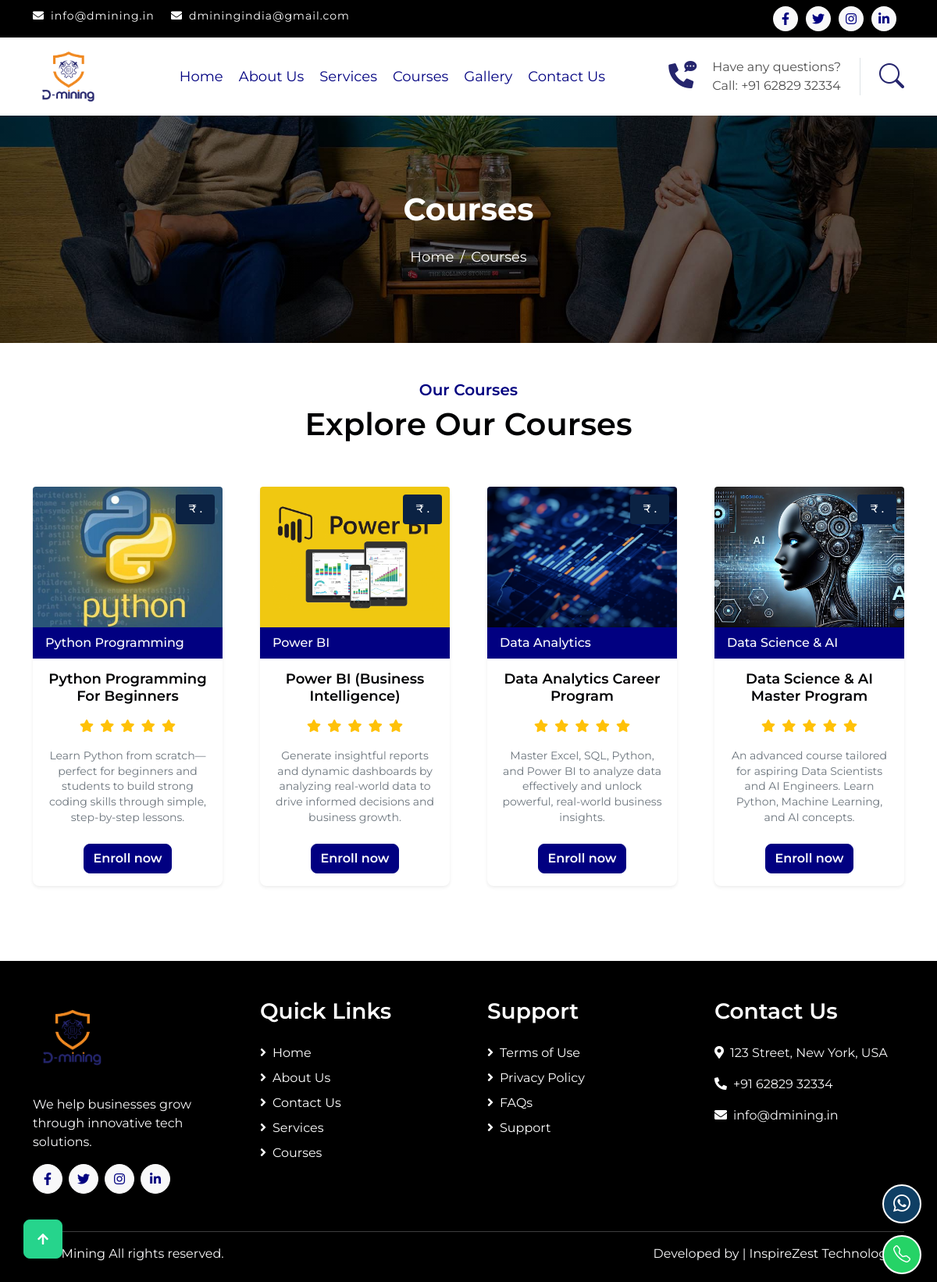
Page /courses/ on the committed database.
### DMININGapp/models.py (models this page shows, shortened)
class Course(models.Model):
    title = models.CharField(max_length=200)
    category = models.CharField(max_length=100)
    price = models.CharField(max_length=50)
    rating = models.IntegerField(default=5)
    iimage = models.ImageField(upload_to='static/courses/', null=True, blank=True)
    short_description = models.TextField()
    delay = models.CharField(max_length=10, default=".3s")  # For animation delay
    modal_target = models.CharField(max_length=50, default="#")  # e.g., "#modalPython"

### DMININGapp/views.py (the view)
# urls.py: path('courses/', views.courses, name='courses'),
def courses(request):
    courses = Course.objects.all()
    modals = CourseModal.objects.all()
    return render(request, 'courses.html', {
        "courses": courses
        , "modals": modals
    })

### templates/courses.html (shortened to what this page needs)
{% extends 'base.html' %}
{% block content %}
<div class="container-fluid page-header py-5">
  <div class="container text-center py-5">
    <h1 class="display-2 text-white mb-4 animated slideInDown">Courses</h1>
    <nav aria-label="breadcrumb animated slideInDown">
      <ol class="breadcrumb justify-content-center mb-0">
        <li class="breadcrumb-item">
          <a href="#">Home</a>
        </li>
        <li class="breadcrumb-item active" aria-current="page">Courses</li>
      </ol>
    </nav>
  </div>
</div>
<div class="container-fluid services py-5 mb-5">
  <div class="container">
    <div class="text-center mx-auto pb-5 wow fadeIn" data-wow-delay=".3s" style="max-width: 600px;">
      <h5 class="text-primary">Our Courses</h5>
      <h1>Explore Our Courses</h1>
    </div>
    <div class="row g-5 services-inner">
      {% for course in courses %}
      <div class="col-md-6 col-lg-3 wow fadeIn" data-wow-delay="{{ course.delay }}">
        <div class="course-card bg-white h-100 shadow-sm rounded" data-bs-toggle="modal"
          data-bs-target="{{ course.modal_target }}" style="cursor: pointer;">
          <div class="position-relative">
            <img src="{{ course.iimage.url }}" alt="{{ course.title }}" class="card-img-top"
              style="width: 100%; height: 180px; object-fit: cover; border-top-left-radius: 0.25rem; border-top-right-radius: 0.25rem;" />
            <div class="price-badge position-absolute" style="
              top: 10px;
              right: 10px;
              background: #0B2243;
              color: #fff;
              padding: 0.5rem 1rem;
              border-radius: 0.25rem;
              font-weight: 500;
              font-size: 0.9rem;">
              ₹ {{ course.price }}
            </div>
          </div>
          <div class="course-category bg-success text-white px-3 py-2">
            <span>{{ course.category }}</span>
          </div>
          <div class="card-body text-center px-3">
            <h5 class="card-title mb-3">{{ course.title }}</h5>
            <div class="star-rating mb-3">
              {% for i in "12345"|slice:":course.rating"|make_list %}
              <i class="fas fa-star text-warning"></i>
              {% endfor %}
            </div>
            <p class="text-muted small mb-4">
              {{ course.short_description }}
            </p>
            <button class="btn btn-success btn-block">Enroll now</button>
          </div>
        </div>
      </div>
      {% endfor %}
    </div>
  </div>
</div>
{% endblock %}

### templates/base.html (shortened to what this page needs)
{% load static %}
<!DOCTYPE html>
<html lang="en">
<head>
  <link href="https://cdnjs.cloudflare.com/ajax/libs/font-awesome/5.15.4/css/all.min.css" rel="stylesheet" />
  <link href="https://cdn.jsdelivr.net/npm/bootstrap-icons@1.4.1/font/bootstrap-icons.css" rel="stylesheet" />
  <link rel="stylesheet" href="https://cdn.jsdelivr.net/npm/bootstrap-icons@1.11.3/font/bootstrap-icons.css" />
  <link href="{% static 'lib/animate/animate.min.css' %}" rel="stylesheet" />
  <link href="{% static 'lib/owlcarousel/assets/owl.carousel.min.css' %}" rel="stylesheet" />
  <link href="{% static 'css/bootstrap.min.css' %}" rel="stylesheet" />
  <link href="{% static 'css/style.css' %}" rel="stylesheet" />
</head>
<body>
  <div class="container-fluid bg-dark py-2 d-none d-md-flex">
    <div class="container">
      <div class="d-flex justify-content-between topbar">
        <div class="top-info">
          <small class="me-3 text-white-50"><i class="fas fa-envelope me-2 text-white"></i>info@dmining.in</small>
          <small class="me-3 text-white-50"><i
              class="fas fa-envelope me-2 text-white"></i>dminingindia@gmail.com</small>
        </div>
        <div class="top-link">
          <a href="https://www.facebook.com/profile.php?id=61576335404647"
            class="bg-light btn btn-sm-square rounded-circle"><i class="fab fa-facebook-f text-primary"></i></a>
          <a href="#" class="bg-light btn btn-sm-square rounded-circle"><i class="fab fa-twitter text-primary"></i></a>
          <a href="https://www.instagram.com/dmining_india/" class="bg-light btn btn-sm-square rounded-circle"><i
              class="fab fa-instagram text-primary"></i></a>
          <a href="https://www.linkedin.com/public-profile/settings?lipi=urn%3Ali%3Apage%3Ad_flagship3_profile_self_edit_contact-info%3BrExB7SHITf%2Bwtva2YU%2BCrw%3D%3D"
            class="bg-light btn btn-sm-square rounded-circle"><i class="fab fa-linkedin-in text-primary"></i></a>
        </div>
      </div>
    </div>
  </div>
  <div class="container-fluid bg-primary">
    <div class="container">
      <nav class="navbar navbar-dark navbar-expand-lg py-0">
        <a href="{% url 'index' %}" class="navbar-brand"><img src="{% static 'img/dlogo.png' %}" alt="HighTech Logo"
            style="height: 90px;" /></a>
        <div class="collapse navbar-collapse" id="navbarCollapse">
          <div class="navbar-nav ms-auto mx-xl-auto p-0">
            <a href="{% url 'index' %}" class="nav-item nav-link">Home</a>
            <a href="{% url 'about' %}" class="nav-item nav-link">About Us</a>
            <a href="{% url 'services' %}" class="nav-item nav-link">Services</a>
            <a href="{% url 'courses' %}" class="nav-item nav-link">Courses</a>
            <a href="{% url 'gallery' %}" class="nav-item nav-link">Gallery</a>
            <a href="{% url 'contact' %}" class="nav-item nav-link">Contact Us</a>
          </div>
        </div>
        <div class="d-none d-xl-flex">
          <div class="d-flex align-items-center justify-content-center me-4">
            <a href="#" class="position-relative animated tada infinite">
              <i class="fa fa-phone-alt text fa-2x"></i>
              <span class="position-absolute" style="top: -7px; left: 20px;"><i
                  class="fa fa-comment-dots text"></i></span>
            </a>
          </div>
          <div class="d-flex flex-column pe-4 border-end">
            <span class="text-50">Have any questions?</span>
            <span class="text">Call: +91 62829 32334</span>
          </div>
          <div class="d-flex align-items-center justify-content-center ms-4">
            <a href="#"><i class="bi bi-search text fa-2x"></i></a>
          </div>
        </div>
      </nav>
    </div>
  </div>
  <div class="fixed-buttons">
    <a href="tel:+91 62829 32334" class="btn-whatsapp-pulse call-button" aria-label="Call Us"><i
        class="bi bi-whatsapp"></i></a>
    <a href="https://wa.me/+916282932334" class="btn-whatsapp-pulse whatsapp-button" aria-label="WhatsApp Us"><i
        class="bi bi-telephone"></i></a>
  </div>
  <main>
    {% block content %}
    {% endblock %}
  </main>
  <div class="container-fluid footer bg-dark wow fadeIn" data-wow-delay=".3s">
    <div class="container pt-5 pb-4">
      <div class="row g-5">
        <div class="col-lg-3 col-md-6">
          <a href="{% url 'index' %}" class="navbar-brand"><img src="{% static 'img/dlogo.png' %}" alt="HighTech Logo"
              style="height: 100px;" /></a>
          <p class="mt-4 text-light">We help businesses grow through innovative tech solutions.</p>
          <div class="d-flex">
            <a href="https://www.facebook.com/profile.php?id=61576335404647"
              class="btn-light btn btn-square rounded-circle me-2"><i class="fab fa-facebook-f text-primary"></i></a>
            <a href="#" class="btn-light btn btn-square rounded-circle me-2"><i
                class="fab fa-twitter text-primary"></i></a>
            <a href="https://www.instagram.com/dmining_india/" class="btn-light btn btn-square rounded-circle me-2"><i
                class="fab fa-instagram text-primary"></i></a>
            <a href="https://www.linkedin.com/public-profile/settings?lipi=urn%3Ali%3Apage%3Ad_flagship3_profile_self_edit_contact-info%3BrExB7SHITf%2Bwtva2YU%2BCrw%3D%3D"
              class="btn-light btn btn-square rounded-circle"><i class="fab fa-linkedin-in text-primary"></i></a>
          </div>
        </div>
        <div class="col-lg-3 col-md-6">
          <h3 class="text-secondary">Quick Links</h3>
          <div class="mt-4 d-flex flex-column">
            <a href="#" class="mb-2 text-white"><i class="fas fa-angle-right me-2 text-secondary"></i>Home</a>
            <a href="#" class="mb-2 text-white"><i class="fas fa-angle-right me-2 text-secondary"></i>About Us</a>
            <a href="#" class="mb-2 text-white"><i class="fas fa-angle-right me-2 text-secondary"></i>Contact Us</a>
            <a href="#" class="mb-2 text-white"><i class="fas fa-angle-right me-2 text-secondary"></i>Services</a>
            <a href="#" class="mb-2 text-white"><i class="fas fa-angle-right me-2 text-secondary"></i>Courses</a>
          </div>
        </div>
        <div class="col-lg-3 col-md-6">
          <h3 class="text-secondary">Support</h3>
          <div class="mt-4 d-flex flex-column">
            <a href="#" class="mb-2 text-white"><i class="fas fa-angle-right me-2 text-secondary"></i>Terms of Use</a>
            <a href="#" class="mb-2 text-white"><i class="fas fa-angle-right me-2 text-secondary"></i>Privacy Policy</a>
            <a href="#" class="mb-2 text-white"><i class="fas fa-angle-right me-2 text-secondary"></i>FAQs</a>
            <a href="#" class="mb-2 text-white"><i class="fas fa-angle-right me-2 text-secondary"></i>Support</a>
          </div>
        </div>
        <div class="col-lg-3 col-md-6">
          <h3 class="text-secondary">Contact Us</h3>
          <div class="mt-4 d-flex flex-column">
            <p class="text-light">
              <i class="fas fa-map-marker-alt text-secondary me-2"></i>123 Street, New York, USA
            </p>
            <p class="text-light">
              <i class="fas fa-phone-alt text-secondary me-2"></i>+91 62829 32334
            </p>
            <p class="text-light">
              <i class="fas fa-envelope text-secondary me-2"></i>info@dmining.in
            </p>
          </div>
        </div>
      </div>
      <hr class="text-light mt-5" />
      <div class="row">
        <div class="col-md-6 text-center text-md-start text-light">
          &copy; <a href="#" class="text-secondary">D-Mining</a> All rights reserved.
        </div>
        <div class="col-md-6 text-center text-md-end text-light">
          Developed by <a href="https://htmlcodex.com" class="text-secondary"></a> | <a
            href="https://inspirezesttechnologies.com/" class="text-secondary">InspireZest Technologies</a>
        </div>
      </div>
    </div>
  </div>
  <a href="#" class="btn btn-secondary btn-square back-to-top"><i class="fa fa-arrow-up text-white"></i></a>
</body>
</html>

### static/css/style.css (style rules this page uses)
html { scroll-behavior: smooth; }
.btn { font-weight: 600; transition: .5s; }
.btn-square { width: 38px; height: 38px; }
.btn-sm-square { width: 32px; height: 32px; }
.btn-square, .btn-sm-square, .btn-md-square, .btn-lg-square { padding: 0; display: flex; align-items: center; justify-content: center; font-weight: normal; }
.back-to-top { position: fixed; width: 50px; height: 50px; left: 30px; bottom: 30px; z-index: 99; }
.topbar .top-info { letter-spacing: 1px; }
.topbar .top-link { display: flex; align-items: center; justify-content: center; }
.topbar .top-link a { margin-right: 10px; }
.navbar .navbar-nav { padding: 15px 0; }
.navbar .navbar-nav .nav-link { padding: 10px; color: #000080; font-size: 18px; outline: none; }
.page-header { background: linear-gradient(rgba(0, 0, 0, .6), rgba(0, 0, 0, .6)), url(../img/carousel-1.jpg) center center no-repeat; background-size: cover; }
.page-header .breadcrumb-item+.breadcrumb-item::before { color: var(--bs-white); }
.page-header .breadcrumb-item, .page-header .breadcrumb-item a { font-size: 18px; color: var(--bs-white); }
.course-card { display: flex; flex-direction: column; transition: transform 0.3s ease, box-shadow 0.3s ease; }
.fixed-buttons { position: fixed; bottom: 10px; right: 20px; z-index: 2000; display: flex; flex-direction: column; gap: 15px; }
.btn-whatsapp-pulse { color: white; font-size: 2rem; display: flex; justify-content: center; align-items: center; width: 50px; height: 50px; text-decoration: none; border-radius: 50%; position: relative; animation: pulse 1.5s ease-out infinite; transition: transform 0.3s ease-in-out; padding: 10px; box-shadow: 0 4px 8px rgba(0, 0, 0, 0.2); }
.btn-whatsapp-pulse i { font-size: 22px; }
.whatsapp-button { background: #25d366; border: 2px solid white; }
.call-button { background: #0f3f64; border: 2px solid white; }
.course-card { transition: transform 0.3s ease, box-shadow 0.3s ease; }
.course-category { font-size: 1rem; font-weight: 500; }
.price-badge { font-size: 0.9rem; }
.card-title { font-size: 1.125rem; font-weight: 600; line-height: 1.2; }
.star-rating i { font-size: 1rem; margin: 0 2px; }
.card-body p { line-height: 1.4; }

### rows in the picture
Course: iimage (picture), price ".", category "Python Programming", title "Python Programming For Beginners", short_description "Learn Python from scratch—perfect for beginners and students to build strong coding skills through simple, step-by-step lessons."
Course: iimage (picture), price ".", category "Power BI", title "Power BI (Business Intelligence)", short_description "Generate insightful reports and dynamic dashboards by analyzing real-world data to drive informed decisions and business growth."
Course: iimage (picture), price ".", category "Data Analytics", title "Data Analytics Career Program", short_description "Master Excel, SQL, Python, and Power BI to analyze data effectively and unlock powerful, real-world business insights."
Course: iimage (picture), price ".", category "Data Science & AI", title "Data Science & AI Master Program", short_description "An advanced course tailored for aspiring Data Scientists and AI Engineers. Learn Python, Machine Learning, and AI concepts."
